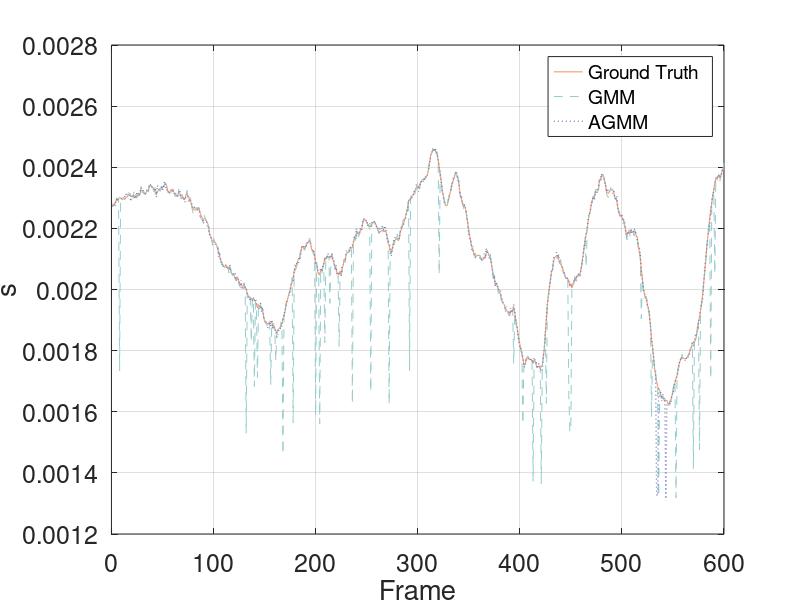
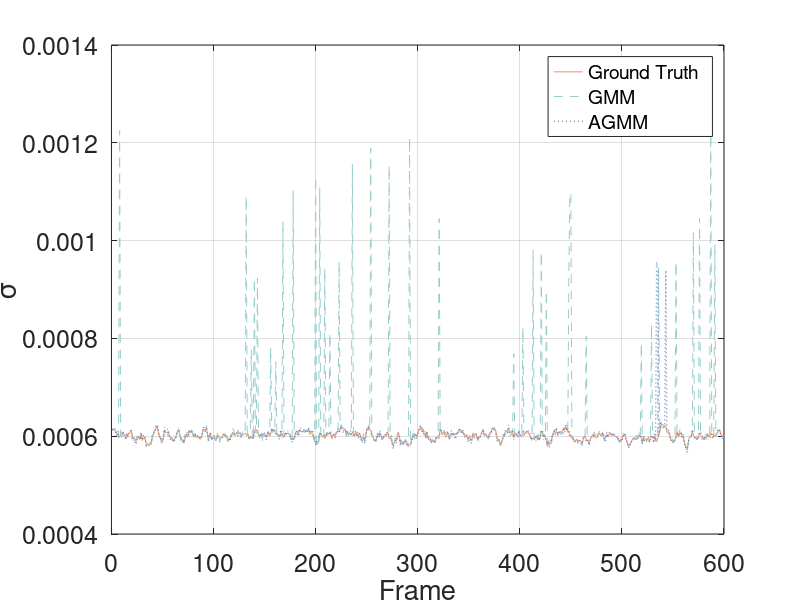
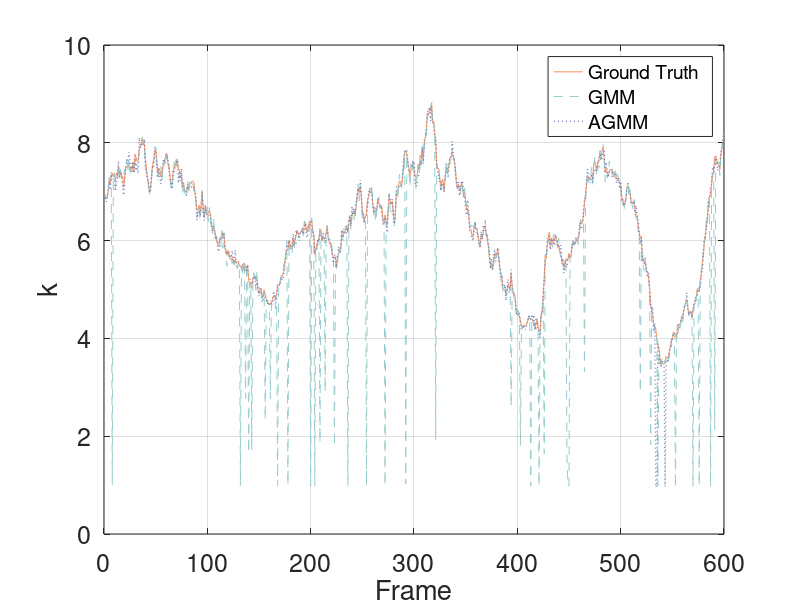

Here is the MATLAB script that generated these plots, in order:
close all
clear all
clc

load('gmm_estimat_3.mat')
gmm_k = estimat_k';
gmm_s = estimat_s';
gmm_sigma = estimat_sigma';

load('amm_estimat_3.mat')

%% 绘制参数拟合图
% s和sigma拟合
x_frame = 1:600;

figure(21)
plot(x_frame, real_s(1:600), '-', 'Color', '#FB9968', 'Marker', 'none', 'LineWidth', 0.8);  % 绘制真实s  #FB9968
hold on
plot(x_frame, gmm_s(1:600), '--', 'Color', '#96CCCB', 'Marker', 'none', 'LineWidth', 0.5);
hold on
plot(x_frame, em_s(1:600), ':', 'Color', '#757CBB', 'Marker', 'none', 'LineWidth', 1);  % 绘制估计s#A1A9D0
grid on
ylabel('s');
xlabel('Frame');
set(gca, 'FontSize', 18); 
% 图例
legend('Ground Truth','GMM','AGMM', 'FontSize', 14);
print('vehicle_s.eps', '-depsc', '-r600'); % 以 300 dpi 分辨率保存图形
% ylim([min_s, max_s]);  % 设置左轴范围
% yticks(min_s:5e-4:max_s);  % 设置左轴刻度
% 右轴
figure(22)
plot(x_frame, real_sigma(1:600), '-', 'Color', '#FB9968', 'Marker', 'none', 'LineWidth', 0.8);  % 绘制真实sigma
hold on
plot(x_frame, gmm_sigma(1:600), '--', 'Color', '#96CCCB', 'Marker', 'none', 'LineWidth', 0.5);
hold on
plot(x_frame, em_sigma(1:600), ':', 'Color', '#757CBB', 'Marker', 'none', 'LineWidth', 1);  % 绘制估计sigma
grid on
ylabel('σ');
% ylim([min_sigma, max_sigma]);  % 设置右轴范围为真实sigma的最大值
% yticks(min_sigma:5e-5:max_sigma);  % 设置右轴刻度
xlabel('Frame');
set(gca, 'FontSize', 18); 
% 图例
legend('Ground Truth','GMM','AGMM', 'FontSize', 14);
print('vehicle_sigma.eps', '-depsc', '-r600'); % 以 300 dpi 分辨率保存图形

% k拟合
figure(23)
plot(x_frame, real_k(1:600), '-', 'Color', '#FB9968', 'Marker', 'none', 'LineWidth', 0.8);  % 绘制真实k
hold on
plot(x_frame, gmm_k(1:600), '--', 'Color', '#96CCCB', 'Marker', 'none', 'LineWidth', 0.5)
hold on
plot(x_frame, em_k(1:600), ':', 'Color', '#757CBB', 'Marker', 'none', 'LineWidth', 1);  % 绘制估计k
grid on
ylabel('k');
% ylim([min_k, max_k]);
% yticks(min_k:1:max_k);
% 图例
set(gca, 'FontSize', 18); 
% 图例
legend('Ground Truth','GMM','AGMM', 'FontSize', 14);
xlabel('Frame');
print('vehicle_k.eps', '-depsc', '-r600'); % 以 300 dpi 分辨率保存图形
